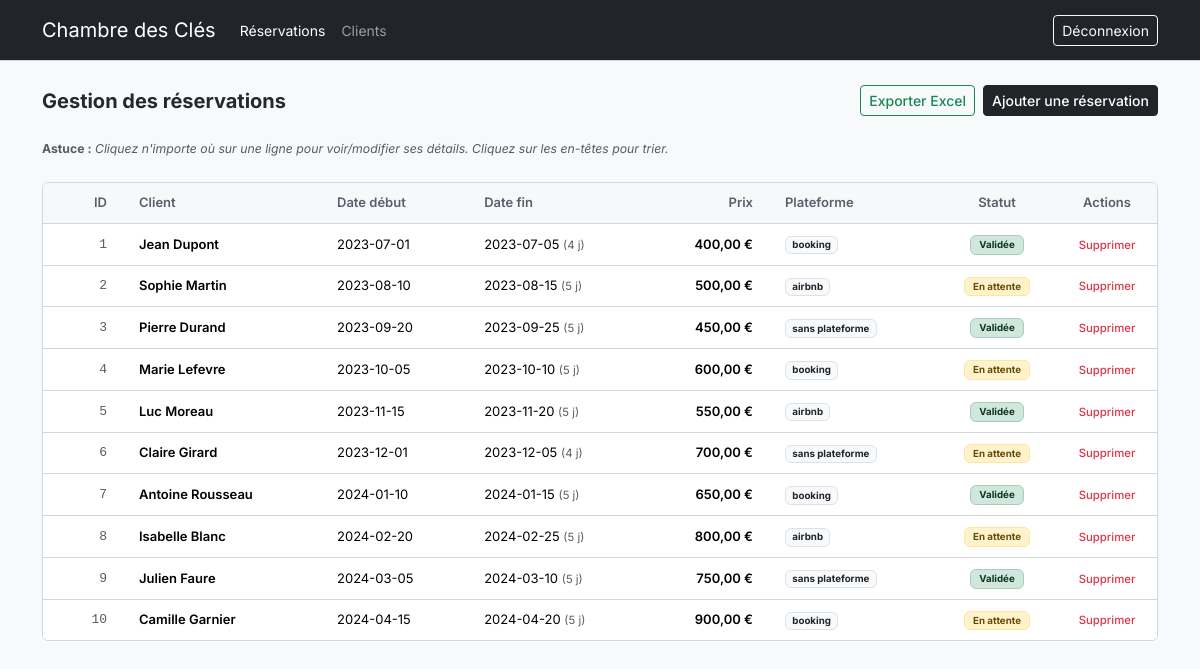
The app's page /app/reservations.php (signed in) with its own data.
### tables this page shows
CREATE TABLE `reservation` (
  `id_reservation` int(11) NOT NULL AUTO_INCREMENT,
  `id_client` int(11) NOT NULL,
  `date_debut` date NOT NULL,
  `date_fin` date NOT NULL,
  `prix` decimal(10,2) NOT NULL,
  `valide` tinyint(1) NOT NULL DEFAULT 0,
  `plateforme` enum('booking','airbnb','sans plateforme') NOT NULL,
  PRIMARY KEY (`id_reservation`),
  KEY `id_client` (`id_client`),
  CONSTRAINT `reservation_ibfk_1` FOREIGN KEY (`id_client`) REFERENCES `client` (`id_client`) ON DELETE CASCADE
);

CREATE TABLE `client` (
  `id_client` int(11) NOT NULL AUTO_INCREMENT,
  `nom` varchar(100) NOT NULL,
  `prenom` varchar(100) NOT NULL,
  `avis` text DEFAULT NULL,
  PRIMARY KEY (`id_client`)
);

### app/utils/reservationUtils.php (called while the page is built, shortened)
<?php
function getReservations($pdo) {
    return $pdo->query("SELECT * FROM reservation LEFT JOIN client USING (id_client)")->fetchAll();
}
?>

### app/reservations.php (the view, shortened to what this page needs)
<?php
require_once __DIR__ . '/utils/db.php';
require_once __DIR__ . '/utils/reservationUtils.php';
require_once __DIR__ . '/includes/components.php';
$data = getReservations($pdo);
?>
<!DOCTYPE html>
<html lang="fr">
<?php include_once __DIR__ . '/includes/head.php'; ?>
<body class="bg-light">
<?php include_once __DIR__ . '/includes/navbar.php'; ?>
<div class="container">
    <div class="d-flex justify-content-between align-items-center mb-3">
        <h2 class="h5 mb-0 fw-bold">Gestion des réservations</h2>
        <div class="d-flex gap-2">
            <a href="generateExcel.php" class="btn btn-outline-success btn-sm fw-medium">Exporter Excel</a>
            <a href="createReservation.php" class="btn btn-dark btn-sm fw-medium">Ajouter une réservation</a>
        </div>
    </div>
    <div class="alert alert-secondary py-2 mb-3 small border-0 bg-light text-muted ps-0">
        <strong>Astuce :</strong> <em>Cliquez n'importe où sur une ligne pour voir/modifier ses détails. Cliquez sur les en-têtes pour trier.</em>
    </div>
    <?php if (empty($data)): ?>
        <div class="alert alert-info">Aucune réservation trouvée.</div>
    <?php else: ?>
        <div class="table-container">
            <table class="table table-hover sortable">
                <thead>
                    <tr>
                        <th class="text-end" style="width: 80px;">ID</th>
                        <th class="text-start">Client</th>
                        <th class="text-start">Date début</th>
                        <th class="text-start">Date fin</th>
                        <th class="text-end" style="width: 120px;">Prix</th>
                        <th class="text-start">Plateforme</th>
                        <th class="text-center" style="width: 120px;">Statut</th>
                        <th class="text-center" style="width: 100px;">Actions</th>
                    </tr>
                </thead>
                <tbody>
                    <?php foreach ($data as $res): ?>
                        <tr style="cursor: pointer;" onclick="window.location.href='reservationDetail.php?id_reservation=<?= $res['id_reservation'] ?>'">
                            <td class="text-end font-monospace text-muted"><?= $res['id_reservation'] ?></td>
                            <td class="text-start fw-semibold"><?= htmlspecialchars(($res['prenom'] ?? '') . ' ' . ($res['nom'] ?? '')) ?></td>
                            <td class="text-start"><?= htmlspecialchars($res['date_debut']) ?></td>
                            <td class="text-start">
                                <?= htmlspecialchars($res['date_fin']) ?>
                                <?php
                                $start = new DateTime($res['date_debut']);
                                $end = new DateTime($res['date_fin']);
                                $diff = $start->diff($end)->days;
                                echo '<span class="text-muted small">(' . $diff . ' j)</span>';
                                ?>
                            </td>
                            <td class="text-end fw-semibold"><?= number_format($res['prix'], 2, ',', ' ') ?> €</td>
                            <td class="text-start"><span class="badge bg-light text-dark border"><?= htmlspecialchars($res['plateforme']) ?></span></td>
                            <td class="text-center">
                                <?= StatusBadge(['valide' => $res['valide']]) ?>
                            </td>
                            <td class="text-center">
                                <a href="delete.php?type=reservation&id=<?= $res['id_reservation'] ?>" class="text-danger text-decoration-none small fw-medium" onclick="event.stopPropagation(); return confirm('Supprimer cette réservation ?');">Supprimer</a>
                            </td>
                        </tr>
                    <?php endforeach; ?>
                </tbody>
            </table>
        </div>
    <?php endif; ?>
</div>
<?php include_once __DIR__ . '/includes/footer.php'; ?>

### app/includes/components.php (shortened to what this page needs)
<?php
function StatusBadge($props) {
    $isValid = (bool)($props['valide'] ?? false);
    $class = $isValid
        ? 'bg-success-subtle text-success-emphasis border border-success-subtle'
        : 'bg-warning-subtle text-warning-emphasis border border-warning-subtle';
    $label = $isValid ? 'Validée' : 'En attente';
    return <<<HTML
    <span class="badge $class px-2 py-1">$label</span>
    HTML;
}

### app/includes/head.php (style rules this page uses)
:root { --font-sans: 'Inter', -apple-system, BlinkMacSystemFont, "Segoe UI", Helvetica, Arial, sans-serif; --bg-main: #f6f8fa; --border-color: #d0d7de; --text-main: #24292f; --text-muted: #57606a; }
body { font-family: var(--font-sans); color: var(--text-main); background-color: var(--bg-main); font-size: 14px; }
.table-container { border: 1px solid var(--border-color); border-radius: 6px; background-color: #ffffff; overflow: hidden; }
.table { margin-bottom: 0; border-collapse: collapse; }
.table th { font-weight: 600; font-size: 13px; color: var(--text-muted); background-color: #f6f8fa !important; border-bottom: 1px solid var(--border-color) !important; padding: 10px 16px; user-select: none; cursor: pointer; }
.table td { padding: 10px 16px; border-bottom: 1px solid var(--border-color); vertical-align: middle; font-size: 13px; }
.table tr:last-child td { border-bottom: none; }

### records on screen
reservation: id_reservation "1", id_client.nom "Jean Dupont", date_debut "2023-07-01", date_fin "2023-07-05", diff "4", prix "400,00", plateforme "booking", label "Validée"
reservation: id_reservation "2", id_client.nom "Sophie Martin", date_debut "2023-08-10", date_fin "2023-08-15", diff "5", prix "500,00", plateforme "airbnb", label "En attente"
reservation: id_reservation "3", id_client.nom "Pierre Durand", date_debut "2023-09-20", date_fin "2023-09-25", diff "5", prix "450,00", plateforme "sans plateforme", label "Validée"
reservation: id_reservation "4", id_client.nom "Marie Lefevre", date_debut "2023-10-05", date_fin "2023-10-10", diff "5", prix "600,00", plateforme "booking", label "En attente"
reservation: id_reservation "5", id_client.nom "Luc Moreau", date_debut "2023-11-15", date_fin "2023-11-20", diff "5", prix "550,00", plateforme "airbnb", label "Validée"
reservation: id_reservation "6", id_client.nom "Claire Girard", date_debut "2023-12-01", date_fin "2023-12-05", diff "4", prix "700,00", plateforme "sans plateforme", label "En attente"
reservation: id_reservation "7", id_client.nom "Antoine Rousseau", date_debut "2024-01-10", date_fin "2024-01-15", diff "5", prix "650,00", plateforme "booking", label "Validée"
reservation: id_reservation "8", id_client.nom "Isabelle Blanc", date_debut "2024-02-20", date_fin "2024-02-25", diff "5", prix "800,00", plateforme "airbnb", label "En attente"
reservation: id_reservation "9", id_client.nom "Julien Faure", date_debut "2024-03-05", date_fin "2024-03-10", diff "5", prix "750,00", plateforme "sans plateforme", label "Validée"
reservation: id_reservation "10", id_client.nom "Camille Garnier", date_debut "2024-04-15", date_fin "2024-04-20", diff "5", prix "900,00", plateforme "booking", label "En attente"
